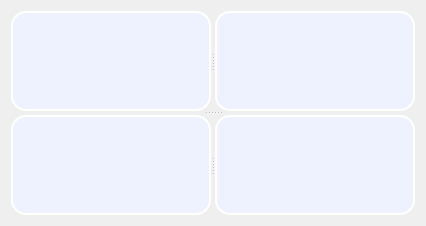
                       <widget class="QFrame" name="Result_QF">
                        <property name="styleSheet">
                         <string notr="true"/>
                        </property>
                        <property name="frameShape">
                         <enum>QFrame::Shape::NoFrame</enum>
                        </property>
                        <layout class="QHBoxLayout" name="horizontalLayout_6">
                         <item>
                          <widget class="QSplitter" name="splitter_3">
                           <property name="orientation">
                            <enum>Qt::Orientation::Vertical</enum>
                           </property>
                           <widget class="QSplitter" name="splitter">
                            <property name="orientation">
                             <enum>Qt::Orientation::Horizontal</enum>
                            </property>
                            <widget class="QLabel" name="video1">
                             <property name="minimumSize">
                              <size>
                               <width>200</width>
                               <height>100</height>
                              </size>
                             </property>
                             <property name="styleSheet">
                              <string notr="true">background-color: rgb(238, 242, 255);
border:2px solid rgb(255, 255, 255);
border-radius:15px</string>
                             </property>
                             <property name="text">
                              <string/>
                             </property>
                            </widget>
                            <widget class="QLabel" name="video2">
                             <property name="minimumSize">
                              <size>
                               <width>200</width>
                               <height>100</height>
                              </size>
                             </property>
                             <property name="styleSheet">
                              <string notr="true">background-color: rgb(238, 242, 255);
border:2px solid rgb(255, 255, 255);
border-radius:15px</string>
                             </property>
                             <property name="text">
                              <string/>
                             </property>
                            </widget>
                           </widget>
                           <widget class="QSplitter" name="splitter_2">
                            <property name="orientation">
                             <enum>Qt::Orientation::Horizontal</enum>
                            </property>
                            <widget class="QLabel" name="video3">
                             <property name="minimumSize">
                              <size>
                               <width>200</width>
                               <height>100</height>
                              </size>
                             </property>
                             <property name="styleSheet">
                              <string notr="true">background-color: rgb(238, 242, 255);
border:2px solid rgb(255, 255, 255);
border-radius:15px</string>
                             </property>
                             <property name="text">
                              <string/>
                             </property>
                            </widget>
                            <widget class="QLabel" name="video4">
                             <property name="minimumSize">
                              <size>
                               <width>200</width>
                               <height>100</height>
                              </size>
                             </property>
                             <property name="styleSheet">
                              <string notr="true">background-color: rgb(238, 242, 255);
border:2px solid rgb(255, 255, 255);
border-radius:15px</string>
                             </property>
                             <property name="text">
                              <string/>
                             </property>
                            </widget>
                           </widget>
                          </widget>
                         </item>
                        </layout>
                       </widget>
